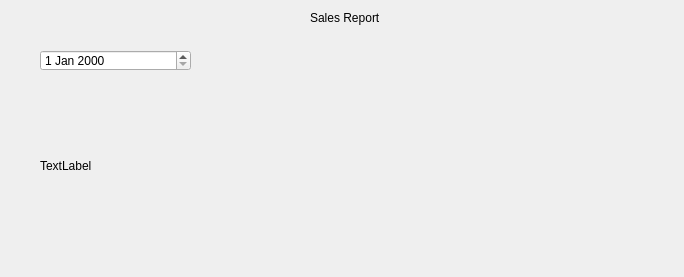
<?xml version="1.0" encoding="UTF-8"?>
<ui version="4.0">
 <class>Dialog</class>
 <widget class="QDialog" name="Dialog">
  <property name="geometry">
   <rect>
    <x>0</x>
    <y>0</y>
    <width>684</width>
    <height>277</height>
   </rect>
  </property>
  <property name="windowTitle">
   <string>Dialog</string>
  </property>
  <widget class="QDateEdit" name="dateEdit">
   <property name="geometry">
    <rect>
     <x>40</x>
     <y>50</y>
     <width>151</width>
     <height>21</height>
    </rect>
   </property>
  </widget>
  <widget class="QLabel" name="label">
   <property name="geometry">
    <rect>
     <x>310</x>
     <y>10</y>
     <width>81</width>
     <height>16</height>
    </rect>
   </property>
   <property name="text">
    <string>Sales Report</string>
   </property>
  </widget>
  <widget class="QLabel" name="label_2">
   <property name="geometry">
    <rect>
     <x>40</x>
     <y>130</y>
     <width>461</width>
     <height>71</height>
    </rect>
   </property>
   <property name="text">
    <string>TextLabel</string>
   </property>
  </widget>
 </widget>
 <resources/>
 <connections/>
</ui>
